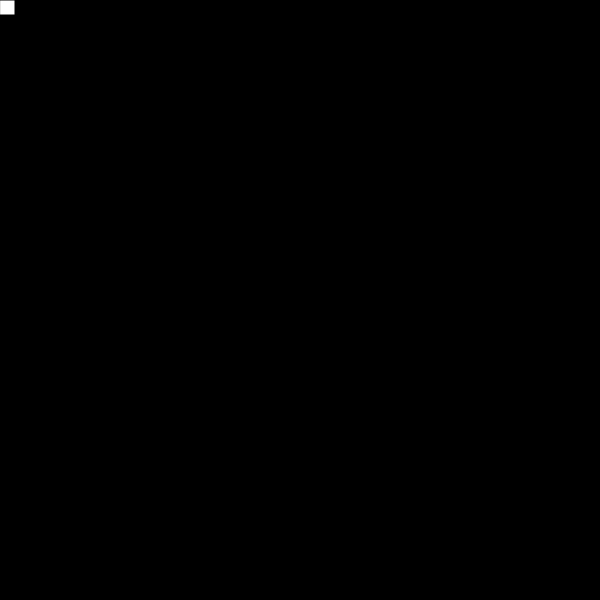
Frame 1 (no input)
Frame 60 (no input): identical to frame 1, image omitted
Frame 120 (the mouse pressed at the canvas centre since frame 60): identical to frame 1, image omitted

The p5.js sketch that drew this single still picture (run headless with seeded random() and noise() and a simulated clock; from frame 60 on, the mouse is pressed at the canvas centre):

// p5.js sketch
// ── sketch.js
let snake;

function setup() {
  // put setup code here
  let canvasWidth = 600;
  let canvas = createCanvas(canvasWidth, canvasWidth);
  canvas.position(10, 10);

  //initialize objects
  snake = new Snake(0, 0, 15, canvasWidth);
}

function draw() {  
  // put drawing code here
  background(0, 0, 0);

  snake.update(deltaTime * 0.001);
  snake.render();
}

function keyPressed() {
  snake.setSpeed(50);
  if (keyCode == LEFT_ARROW) {
    snake.setDirection(direction.LEFT);
  } else if (keyCode == RIGHT_ARROW) {
    snake.setDirection(direction.RIGHT);
  } else if (keyCode == UP_ARROW) {
    snake.setDirection(direction.UP);
  } else if (keyCode == DOWN_ARROW) {
    snake.setDirection(direction.DOWN);
  } 
}

// ── enums.js
const direction = {
    LEFT: "left",
    RIGHT: "right",
    DOWN: "down",
    UP: "up"
}
// ── food.js
class Food {
    constructor(xpos, ypos, width) {
        this.x = xpos;
        this.y = ypos;
        this.width = width;
    }

    render() {
        let c = color(255, 0, 0);
        noStroke();
        fill(c);
        rect(this.x, this.y, this.width, this.width);
    }
}
// ── snake.js
class Snake {
    constructor(x, y, width, canvasWidth) {
        this.x = x;
        this.y = y;
        this.width = width;
        this.speedPerSecond = 0;
        this.canvasWidth = canvasWidth;
    }

    render() {
        rect(this.x, this.y, this.width, this.width);
    }

    setDirection(dir) {
        this.direction = dir;
    }

    setSpeed(speedIn) {
        this.speedPerSecond = speedIn;
    }

    update(deltaTime) {
        this.move(deltaTime);
        this.wrap();
    }

    move(deltaTime) {
        switch (this.direction) {
            case direction.LEFT:
                this.x -= this.speedPerSecond * deltaTime;
                break;

            case direction.RIGHT:
                this.x += this.speedPerSecond * deltaTime;
                break;

            case direction.UP:
                this.y -= this.speedPerSecond * deltaTime;
                break;

            case direction.DOWN:
                this.y += this.speedPerSecond * deltaTime;
                break;

            default: break;
        }
    }

    wrap() {
        let maxLimit = this.canvasWidth - this.width;
        let minLimit = 0;

        if (this.x > maxLimit) {
            this.x = minLimit;
        }
        else if (this.x < minLimit) {
            this.x = maxLimit;
        }
        else if (this.y > maxLimit) {
            this.y = minLimit;
        }
        else if (this.y < minLimit) {
            this.y = maxLimit;
        }
    }
}
